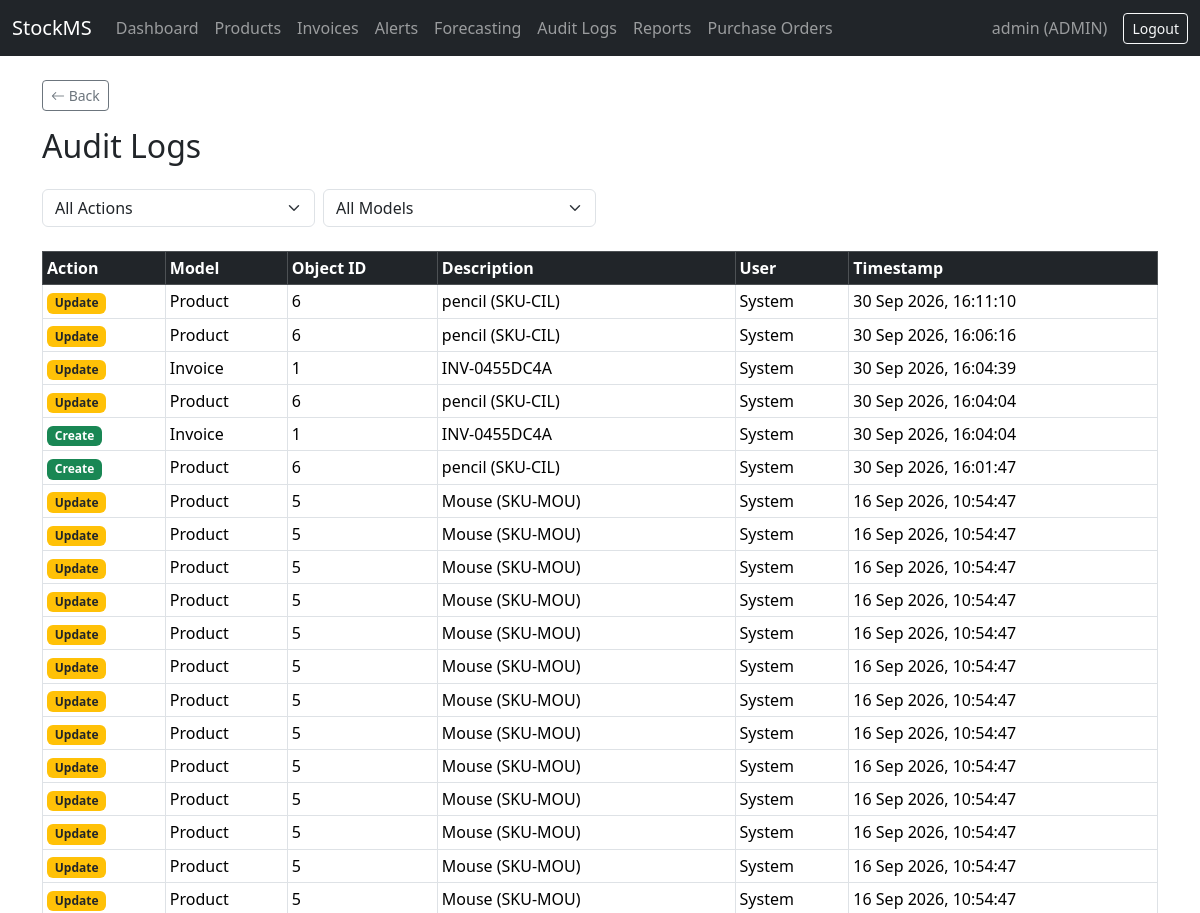
The page /audit/ (signed in, upper part) on the database as committed earlier.
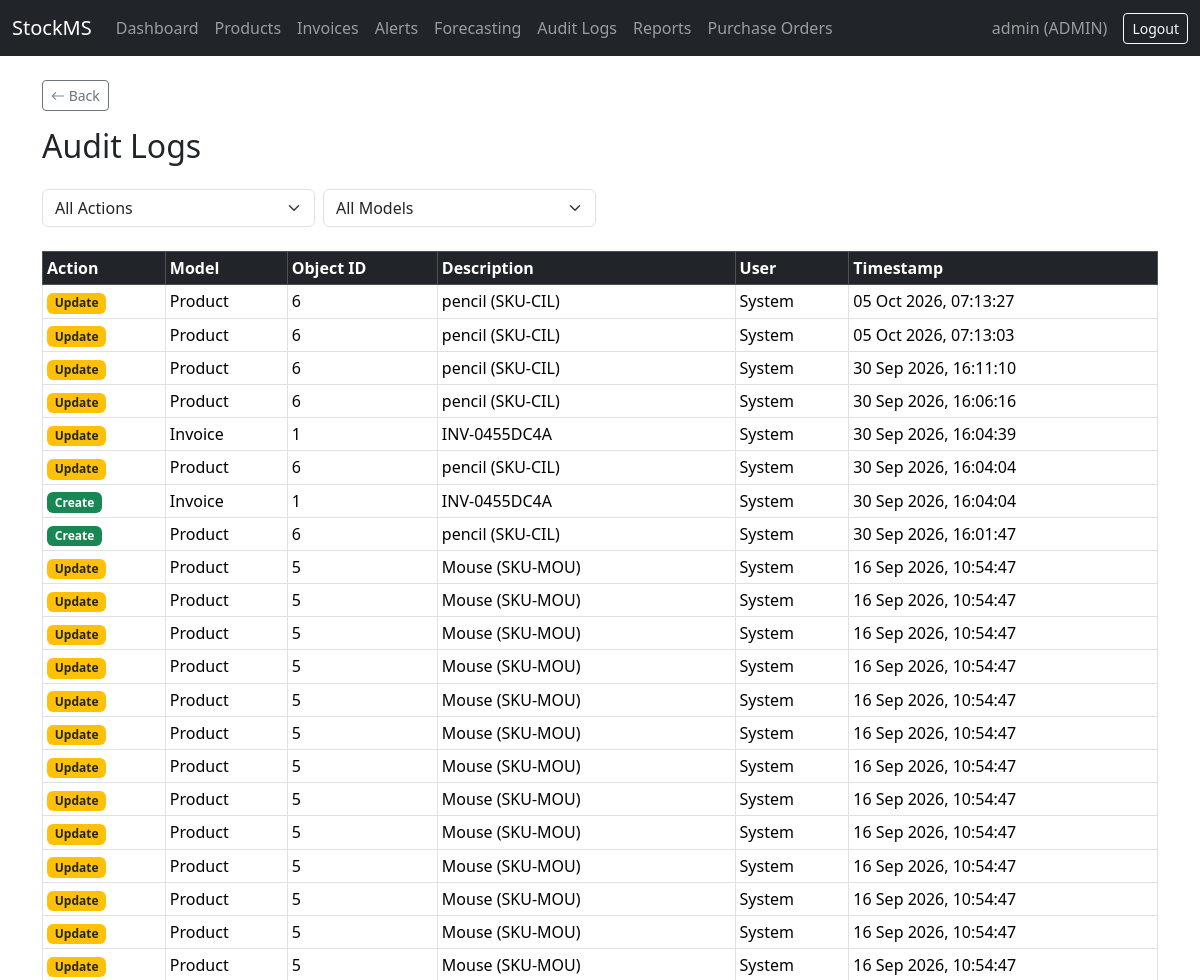
The same page on the database as committed later.
### audit/models.py (models this page shows, shortened)
class AuditLog(models.Model):
    class Action(models.TextChoices):
        CREATE = 'CREATE', 'Create'
        UPDATE = 'UPDATE', 'Update'
        DELETE = 'DELETE', 'Delete'
    user = models.ForeignKey(settings.AUTH_USER_MODEL, on_delete=models.SET_NULL, null=True)
    action = models.CharField(max_length=10, choices=Action.choices)
    model_name = models.CharField(max_length=100)
    object_id = models.CharField(max_length=50)
    object_repr = models.CharField(max_length=255, blank=True)
    changes = models.JSONField(blank=True, null=True)
    timestamp = models.DateTimeField(auto_now_add=True)
    class Meta:
        ordering = ['-timestamp']

### audit/views.py (the view)
# urls.py: path('', views.audit_log_list, name='audit_log_list'),
@login_required
def audit_log_list(request):
    if request.user.role != 'ADMIN':
        messages.error(request, "You don't have permission to view audit logs.")
        return redirect('dashboard')
    logs = AuditLog.objects.select_related('user').all()
    action_filter = request.GET.get('action')
    model_filter = request.GET.get('model')
    if action_filter:
        logs = logs.filter(action=action_filter)
    if model_filter:
        logs = logs.filter(model_name=model_filter)
    logs = logs[:200]  # cap for performance/demo clarity
    return render(request, 'audit/audit_log_list.html', {
        'logs': logs,
        'action_filter': action_filter,
        'model_filter': model_filter,
    })

### audit/templates/audit/audit_log_list.html (shortened to what this page needs)
{% extends 'base.html' %}
{% block content %}
<h2 class="mb-4">Audit Logs</h2>
<form method="get" class="row g-2 mb-4">
    <div class="col-md-3">
        <select name="action" class="form-select" onchange="this.form.submit()">
            <option value="">All Actions</option>
        </select>
    </div>
    <div class="col-md-3">
        <select name="model" class="form-select" onchange="this.form.submit()">
            <option value="">All Models</option>
        </select>
    </div>
</form>
<table class="table table-bordered table-sm">
    <thead class="table-dark">
        <tr>
            <th>Action</th>
            <th>Model</th>
            <th>Object ID</th>
            <th>Description</th>
            <th>User</th>
            <th>Timestamp</th>
        </tr>
    </thead>
    <tbody>
        {% for log in logs %}
        <tr>
            <td>
                {% if log.action == 'CREATE' %}<span class="badge bg-success">Create</span>
                {% elif log.action == 'UPDATE' %}<span class="badge bg-warning text-dark">Update</span>
                {% else %}<span class="badge bg-danger">Delete</span>{% endif %}
            </td>
            <td>{{ log.model_name }}</td>
            <td>{{ log.object_id }}</td>
            <td>{{ log.object_repr }}</td>
            <td>{{ log.user|default:"System" }}</td>
            <td>{{ log.timestamp|date:"d M Y, H:i:s" }}</td>
        </tr>
        {% empty %}
        <tr><td colspan="6" class="text-center">No audit log entries found.</td></tr>
        {% endfor %}
    </tbody>
</table>
{% endblock %}

Rows that differ between the two databases and show on the page:
added AuditLog: action "Update", model_name "Product", object_id "6", object_repr "pencil (SKU-CIL)", user "System", timestamp "05 Oct 2026, 07:13:27"
added AuditLog: action "Update", model_name "Product", object_id "6", object_repr "pencil (SKU-CIL)", user "System", timestamp "05 Oct 2026, 07:13:03"
